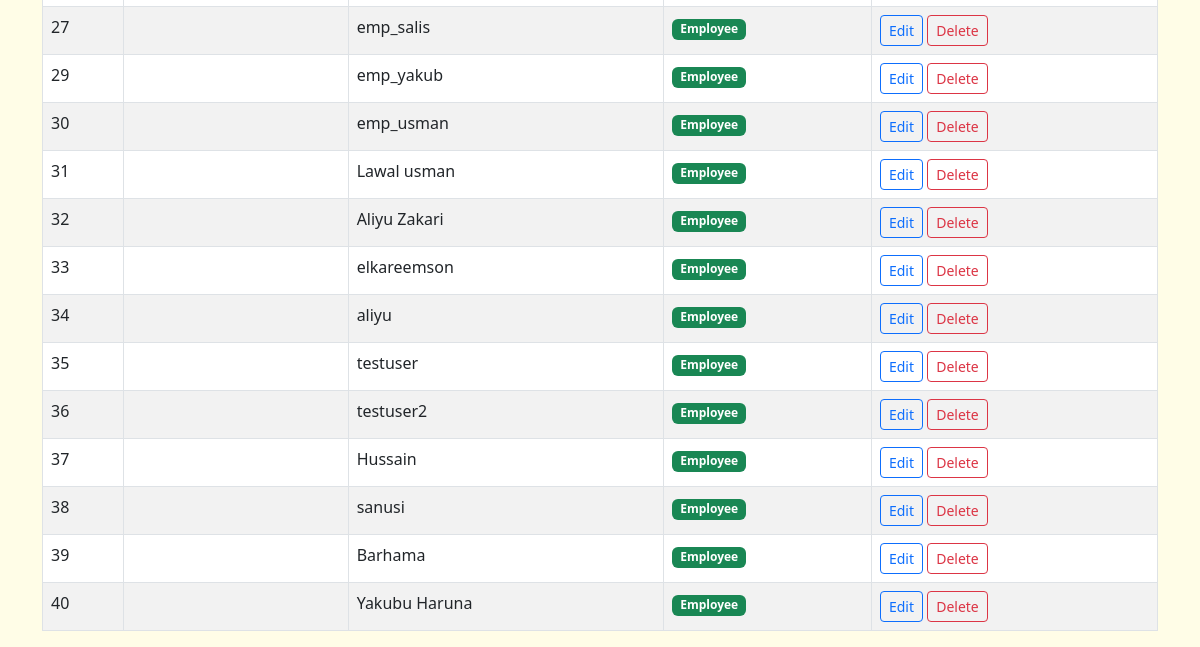
The page /admin/manage-users (signed in, lower part) on the database as committed earlier.
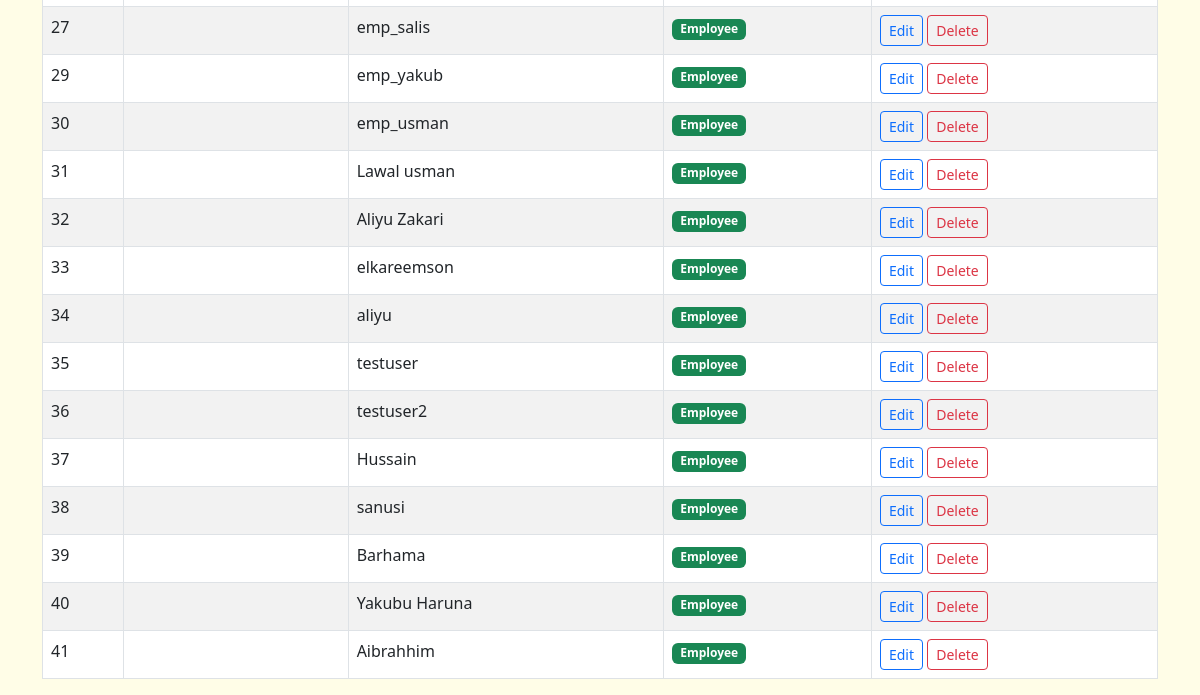
The same page on the database as committed later.
### app/models.py (models this page shows)
class User(UserMixin, db.Model):
    id = db.Column(db.Integer, primary_key=True)
    username = db.Column(db.String(100), nullable=False)
    email = db.Column(db.String(100), unique=True, nullable=False)
    password = db.Column(db.String(200), nullable=False)  # correct field
    role = db.Column(db.String(20), nullable=False)

### app/user_management/routes.py (the view)
@user_management_bp.route('/manage-users')
@login_required
def manage_users():
    if not admin_required():
        return redirect(url_for('user_management.dashboard'))
    users = User.query.all()
    return render_template('user_management/manage_users.html', users=users)

### app/models.py (called while the page is built)
@login_manager.user_loader
def load_user(user_id):
    from .models import User
    return User.query.get(int(user_id))

### app/user_management/routes.py (called while the page is built)
def admin_required():
    if not current_user.is_authenticated or current_user.role != 'admin':
        flash("Access denied. Admins only.", "danger")
        return False
    return True

### app/templates/user_management/manage_users.html (shortened to what this page needs)
<!DOCTYPE html>
<html lang="en">
<head>
    <link href="https://cdn.jsdelivr.net/npm/bootstrap@5.3.0/dist/css/bootstrap.min.css" rel="stylesheet">
</head>
<body style="background-color: #fffde7;">
    <div class="container mt-5">
        <table class="table table-striped table-bordered">
            <tbody>
                {% for user in users %}
                <tr>
                    <td>{{ user.id }}</td>
                    <td>{{ user.full_name }}</td>
                    <td>{{ user.username }}</td>
                    <td>
                        {% if user.role.lower() == 'admin' %}
                            <span class="badge bg-danger">Admin</span>
                        {% elif user.role.lower() == 'manager' %}
                            <span class="badge bg-primary">Manager</span>
                        {% elif user.role.lower() == 'employee' %}
                            <span class="badge bg-success">Employee</span>
                        {% else %}
                            <span class="badge bg-secondary">{{ user.role }}</span>
                        {% endif %}
                    </td>
                    <td>
                        <a href="{{ url_for('user_management.edit_user', user_id=user.id) }}" class="btn btn-sm btn-outline-primary">Edit</a>
                        <a href="{{ url_for('user_management.delete_user', user_id=user.id) }}" class="btn btn-sm btn-outline-danger" onclick="return confirm('Are you sure you want to delete this user?');">Delete</a>
                    </td>
                </tr>
                {% endfor %}
            </tbody>
        </table>
    </div>
</body>
</html>

Rows that differ between the two databases and show on the page:
added User: id "41", username "Aibrahhim", role "Employee"
